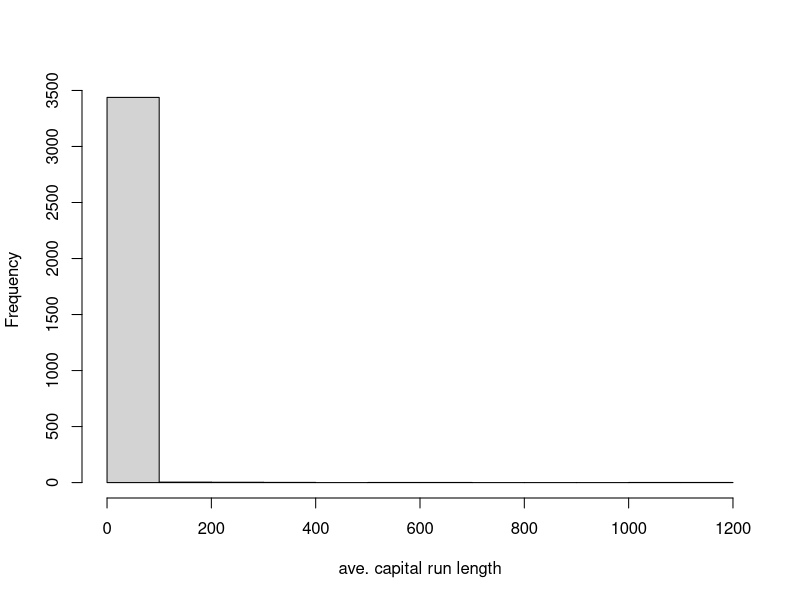
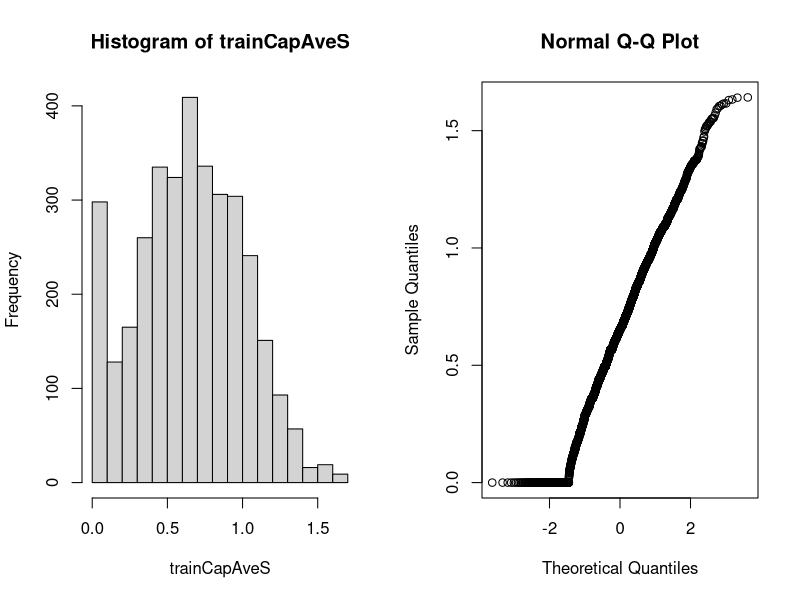

Write the R code that produced these figures, in order.
##################################
## Coursera Johns Hopkins Univ. Data Science Course
# Preprocessing
        # training and test must be processed in the same way
        # test transformations will likely be imperfect
        # This section is for continuous variable (not factor)
##################################
library(caret); library(kernlab); data(spam)
install.packages("RANN")
library(RANN)

inTrain<-createDataPartition(y=spam$type, p=0.75, list=F)
training <- spam[inTrain,]
testing<-spam[-inTrain,]
hist(training$capitalAve, main="", xlab="ave. capital run length") # very skewed

mean(training$capitalAve)
sd(training$capitalAve)
# Why preprocess? Not to let algorithm to get tricked by the large variation in the predictor

### Standardizing
trainCapAve<-training$capitalAve
trainCapAveS<-(trainCapAve-mean(trainCapAve))/sd(trainCapAve) 
mean(trainCapAveS) #0
sd(trainCapAveS) # 1

### Standardizing - Test Set
# Note that whenwe are standardizing a variable, we need to use data from TRAINING SET
# use the mean and sd from the train set
testCapAve <- testing$capitalAve
testCapAveS <- (testCapAve -mean(trainCapAve)) / sd(trainCapAve)
mean(testCapAveS)
sd(testCapAveS)

### Standardizing - preProcess function in caret
preObj <- preProcess (training[,-58], method=c("center","scale"))
trainCapAveS<-predict(preObj, training[,-58])$capitalAve
mean(trainCapAveS)
sd(trainCapAveS)
# apply this to testing set
testCapAveS <- predict(preObj, testing[,-58])$capitalAve
mean(testCapAveS)
sd(testCapAveS)
# pass preProcess argument directly into model fitting argument
set.seed(32343)
modelFit<- train(type~., data=training, 
                 preProcess=c("center","scale"), method="glm")
modelFit

####Standardizing - Box-Cox transform: take continuous data and try to make them look like normal data using Maximum Likelihood
preObj<-preProcess(training[,-58], method=c("BoxCox"))
trainCapAveS <- predict(preObj, training[,-58])$capitalAve
par(mfrow=c(1,2)); hist(trainCapAveS); qqnorm(trainCapAveS) # not perfect, doesn't work well for repeated data points

### Standardizing - Imputing data
set.seed(13343)
# Make some values NA
training$capAve <- training$capitalAve
selectNA <- rbinom (dim(training)[1],size=1,prob=0.05)==1
training$capAve[selectNA] <-NA
# Impute and standardize: knn impurtation
preObj<-preProcess(training[-58,], method="knnImpute")
capAve <- predict(preObj, training[,-58])$capAve
# Standardize true values
capAveTruth <- training$capitalAve
capAveTruth <- (capAveTruth - mean(capAveTruth))/sd(capAveTruth)
# See how imputed values are off from the true values
quantile(capAve-capAveTruth)
quantile((capAve-capAveTruth)[selectNA]) #only those that are imputed
quantile((capAve-capAveTruth)[!selectNA])
